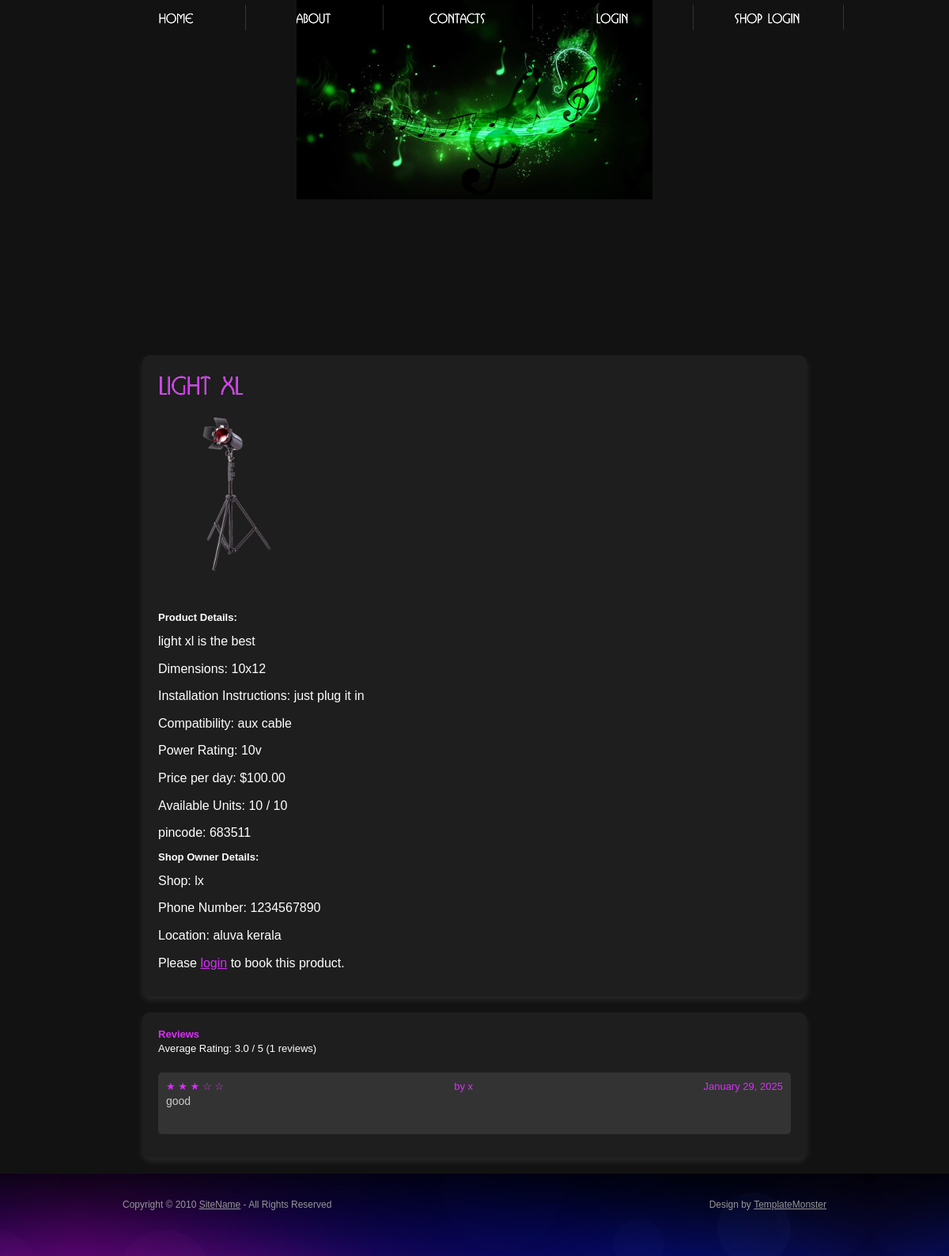
The page /products/1/ on the database its author committed.
### rental/models.py (models this page shows, shortened)
class Product(models.Model):
    name = models.CharField(max_length=200)
    description = models.TextField()
    price_per_day = models.DecimalField(max_digits=10, decimal_places=2)
    shop_owner = models.ForeignKey(settings.AUTH_USER_MODEL, on_delete=models.CASCADE)
    is_available = models.BooleanField(default=True)
    image = models.ImageField(upload_to='products/', null=True, blank=True)
    total_quantity = models.PositiveIntegerField(default=1)  # Total items in inventory
    available_quantity = models.PositiveIntegerField(default=1)  # Currently available items
    dimensions = models.CharField(max_length=200, blank=True, null=True)  # New field for dimensions
    installation_instructions = models.TextField(blank=True, null=True)  # New field for installation instructions
    compatibility = models.TextField(blank=True, null=True)  # New field for compatibility
    power_rating = models.CharField(max_length=100, blank=True, null=True)  # New field for power rating
    pincode = models.CharField(max_length=6, blank=True, null=True, default='683511')  # Default pincode for old records
    def average_rating(self):
        reviews = self.reviews.all()
        if reviews:
            return sum(review.rating for review in reviews) / len(reviews)
        return 0

class CustomUser(AbstractUser):
    is_shop_owner = models.BooleanField(default=False)
    email = models.EmailField(unique=True)
    phone_number = models.CharField(max_length=15, blank=True, null=True)  # You can adjust the max_length based on your needs
    location = models.CharField(max_length=255, blank=True, null=True)  # You can adjust the max_length as well

class Review(models.Model):
    RATING_CHOICES = (
        (1, '1 Star'),
        (2, '2 Stars'),
        (3, '3 Stars'),
        (4, '4 Stars'),
        (5, '5 Stars'),
    )
    booking = models.OneToOneField(Booking, on_delete=models.CASCADE)
    user = models.ForeignKey(settings.AUTH_USER_MODEL, on_delete=models.CASCADE)
    product = models.ForeignKey(Product, on_delete=models.CASCADE, related_name='reviews')
    rating = models.IntegerField(choices=RATING_CHOICES)
    comment = models.TextField()
    created_at = models.DateTimeField(auto_now_add=True)
    class Meta:
        ordering = ['-created_at']

### rental/views.py (the view, shortened to what this page needs)
# urls.py: path('products/<int:pk>/', views.product_detail, name='product_detail'),
def product_detail(request, pk):
    product = get_object_or_404(Product, pk=pk)
    existing_bookings = Booking.objects.filter(
        product=product,
        end_date__gte=timezone.now().date(),
        returned = False
    )
    reviews = product.reviews.all()
    shop_owner = product.shop_owner  # Assuming product has a shop_owner field
    booked_dates = []
    for booking in existing_bookings:
        current_date = booking.start_date
        while current_date <= booking.end_date:
            booked_dates.append(current_date)
            current_date += timedelta(days=1)
    context = {
        'product': product,
        'average_rating': product.average_rating(),
        'reviews': reviews,
        'booked_dates': booked_dates,
        'shop_owner': shop_owner,  # Pass the shop owner details to the template
    }
    return render(request, 'products/product_detail.html', context)

### rental/templates/products/product_detail.html (shortened to what this page needs)
{% extends 'base.html' %}
{% block content %}
<div class="product-detail">
    <h2>{{ product.name }}</h2>
    {% if product.image %}
        <img src="{{ product.image.url }}" alt="{{ product.name }}">
    {% endif %}
    <h3>Product Details:</h3>
    <p>{{ product.description }}</p>
    <p>Dimensions: {{ product.dimensions }}</p>
    <p>Installation Instructions: {{ product.installation_instructions }}</p>
    <p>Compatibility: {{ product.compatibility }}</p>
    <p>Power Rating: {{ product.power_rating }}</p>
    <p>Price per day: ${{ product.price_per_day }}</p>
    <p>Available Units: {{ product.available_quantity }} / {{ product.total_quantity }}</p>
    <p>pincode: {{ product.pincode }}</p>
    <h3>Shop Owner Details:</h3>
    <p>Shop: {{ shop_owner.username }}</p>
    <p>Phone Number: {{ shop_owner.phone_number }}</p>
    <p>Location: {{ shop_owner.location }}</p>
    {% if user.is_authenticated and not user.is_shop_owner %}
        {% if product.available_quantity > 0 %}
            <form method="post">
                {% csrf_token %}
                <label for="start_date">Start Date:</label>
                <input type="date" id="start_date" name="start_date" required min="{{ today|date:'Y-m-d' }}">
                <label for="end_date">End Date:</label>
                <input type="date" id="end_date" name="end_date" required min="{{ today|date:'Y-m-d' }}">
                <h3 style="font-size: 24px; margin-bottom: 20px;margin-top: 20px; text-align: left;">Payment Details</h3>
                <label for="card_number">Card Number:</label>
                <input type="text" maxlength="10" pattern="\d{10}" id="card_number" name="card_number" placeholder="Enter card number" required>
                <label for="expiry_date">Expiration Date:</label>
                <input type="month" id="expiry_date" name="expiry_date" required>
                <label for="cvv">CVV (3 or 4 digits):</label>
                <input type="text" id="cvv" name="cvv" placeholder="Enter CVV" required maxlength="4" pattern="\d{3,4}" title="CVV should be 3 or 4 digits.">
                <button type="submit">Book Now</button>
            </form>
        {% else %}
            <p class="error">Currently out of stock</p>
        {% endif %}
    {% elif not user.is_authenticated %}
        <p>Please <a href="{% url 'login' %}" style="color:#d730f8;">login</a> to book this product.</p>
    {% endif %}
</div>
<div class="reviews-section">
    <h3>Reviews</h3>
    {% if reviews %}
        <div class="average-rating">
            <p>Average Rating: {{ average_rating|floatformat:1 }} / 5 ({{ reviews.count }} reviews)</p>
        </div>
        <div class="reviews-list">
            {% for review in reviews %}
                <div class="review">
                    <div class="review-header">
                        <span class="rating">
                            {% for i in "12345" %}
                                {% if forloop.counter <= review.rating %}★{% else %}☆{% endif %}
                            {% endfor %}
                        </span>
                        <span class="reviewer">by {{ review.user.username }}</span>
                        <span class="date">{{ review.created_at|date:"F d, Y" }}</span>
                    </div>
                    <p class="review-comment">{{ review.comment }}</p>
                </div>
            {% endfor %}
        </div>
    {% else %}
        <p>No reviews yet.</p>
    {% endif %}
</div>
{% endblock %}

### rental/static/css/style.css (style rules this page uses)
body { background:#000; font-family:Arial, Helvetica, sans-serif; font-size:100%; line-height:1em; color:#979797; }
html { min-width:1000px; }
html, body { height:100%; }
p { margin-bottom:20px; line-height:1.538em; }
a { color:#d730f8; outline:none; }
h2 { color:#fff; font-size:30px; line-height:1.2em; text-transform:uppercase; margin-bottom:20px; }
a { outline:none; }

### rental/templates/products/product_detail.html (style rules this page uses)
body { background-color: #121212; color: #fff; font-family: Arial, sans-serif; }
.product-detail, .reviews-section, .availability-calendar { background: #1e1e1e; padding: 20px; border-radius: 10px; margin: 20px auto; width: 80%; box-shadow: 0 4px 8px rgba(255, 255, 255, 0.1); }
.product-detail h2, .reviews-section h3, .availability-calendar h3 { color: #d730f8; }
.product-detail img { max-width: 100%; height: 200px; border-radius: 10px; margin-bottom: 3rem; }
.product-detail p { font-size: 16px; margin: 10px 0; }
.review { background: #333; padding: 10px; margin: 10px 0; border-radius: 5px; }
.review-header { display: flex; justify-content: space-between; color: #d730f8; }
.review-comment { font-size: 14px; color: #ccc; }

### rows shown on the page
Product: image (picture), description "light xl is the best", dimensions "10x12", installation_instructions "just plug it in", compatibility "aux cable", power_rating "10v", price_per_day "100.00", available_quantity "10", total_quantity "10", pincode "683511"
CustomUser: username "lx", phone_number "1234567890", location "aluva kerala"
Review: rating 3 (drawn), user.username "x", created_at "January 29, 2025", comment "good"

### other values the page prints
{{ average_rating|floatformat:1 }} "3.0"
{{ reviews.count }} "1"
